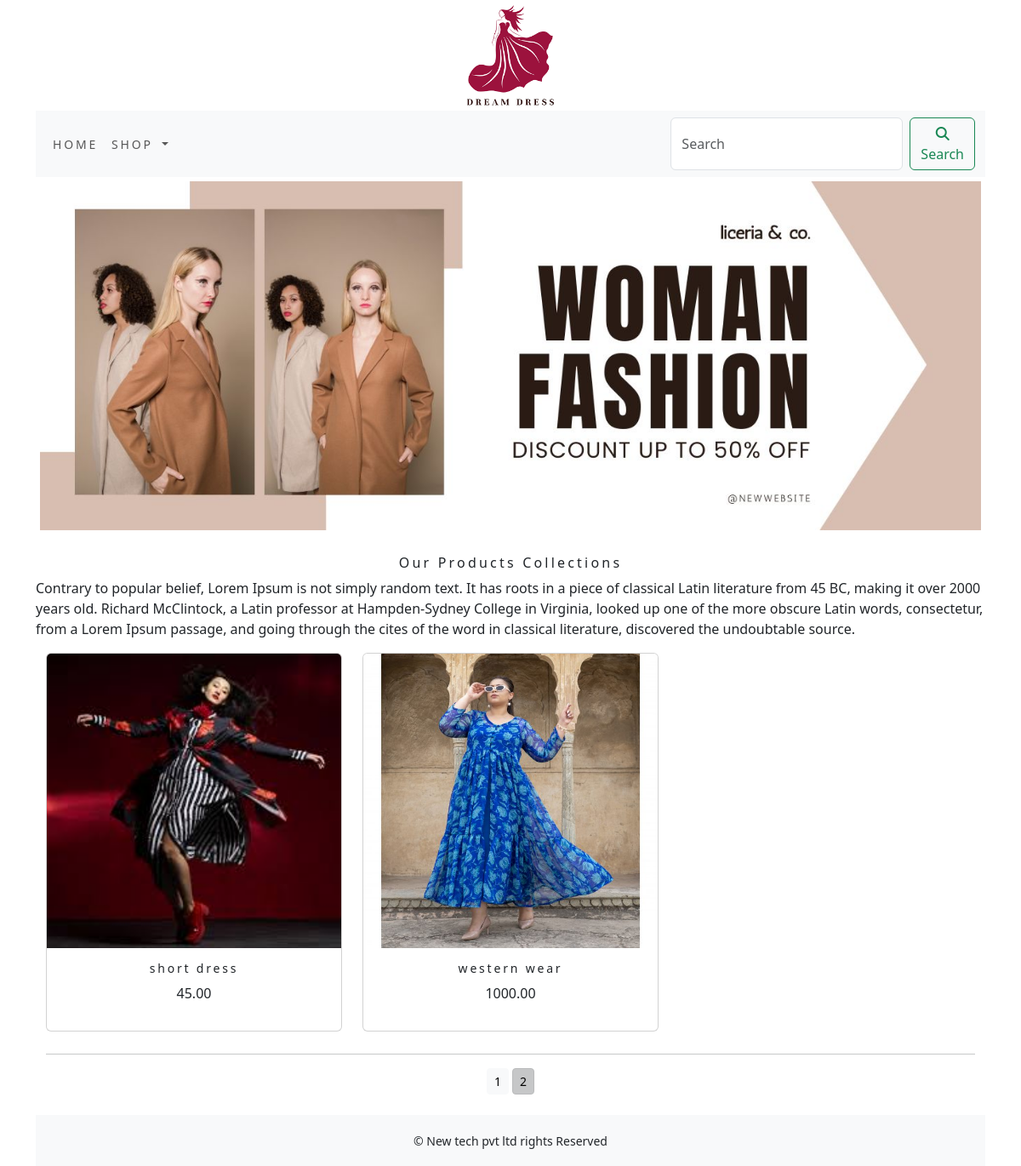
The page /shopapp/?page=2 on the database its author committed.
### shopapp/models.py (models this page shows, shortened)
class Product(models.Model):
    name = models.CharField(max_length=250, unique=True)
    slug = models.SlugField(max_length=250, unique=True)
    description = models.TextField(blank=True)
    price=models.DecimalField(max_digits=10,decimal_places=2)
    category=models.ForeignKey(Category,on_delete=models.CASCADE)
    image = models.ImageField(upload_to='product', blank=True)
    stock=models.IntegerField()
    available=models.BooleanField(default=True)
    created=models.DateTimeField(auto_now_add=True)
    updated=models.DateTimeField(auto_now=True)
    def get_url(self):
        return reverse('shopapp:prodCatdetail',args=[self.category.slug,self.slug])
    class Meta:
        ordering = ('name',)
        verbose_name = 'product'
        verbose_name_plural = 'products'

### shopapp/views.py (the view)
# urls.py: path('',views.allProdCat,name='allProdCat'),
def allProdCat(request,c_slug=None):
    c_page=None
    products_list=None
    if c_slug!=None:
        c_page=get_object_or_404(Category,slug=c_slug)
        products_list=Product.objects.all().filter(category=c_page,available=True)
    else:
        products_list=Product.objects.all().filter(available=True)
    paginator=Paginator(products_list,6)
    try:
        page=int(request.GET.get('page','1'))
    except:
        page=1
    try:
        products=paginator.page(page)
    except (EmptyPage,InvalidPage):
        products=paginator.page(paginator.num_pages)
    return render(request,"category.html",{'category':c_page,'products':products})

### cartapp/context_processors.py (called while the page is built)
def counter(request):
    item_count=0
    if 'admin' in request.path:
        return {}
    else:
        try:
           cart=Cart.objects.filter(cart_id=_cart_id(request))
           car_items=CartItem.objects.all().filter(cart=cart[:1])
           for cart_item in car_items:
               item_count += cart_item.quantity
        except Cart.DoesNotExist:
            item_count =0
    return dict(item_count=item_count)

### cartapp/views.py (called while the page is built)
def _cart_id(request):
    cart=request.session.session_key
    if not cart:
        cart=request.session.create()
    return cart

### shopapp/context_processors.py (called while the page is built)
def menu_links(request):
    links=Category.objects.all()
    return dict(links=links)

### shopapp/models.py (called while the page is built)
    def get_url(self):
        return reverse('shopapp:products_by_category',args=[self.slug])

### templates/category.html (shortened to what this page needs)
{% extends 'base.html' %}
{% load static %}
{% block content %}
<div class="mx_auto">
    {% if category %}
    <img class="my_image" src="{{category.image.url}}" alt="{{category.name}}">
</div>
   <br>
<div>
    <h1 class="text-center my_title">{{category.name}}</h1>
    <p class="text-justify">{{category.description}}</p>
</div>
   {% else %}
<div>
<img class="my_image my_image_padding" src="{% static 'img/ban.jpg' %}" alt="our products"width="1350px;" height="500px;">
    </div>
<br>
<div>
    <h1 class="text-center my_title">Our Products Collections</h1>
    <p class="text-justify">Contrary to popular belief, Lorem Ipsum is not simply random text. It has roots in a piece of classical Latin literature from 45 BC, making it over 2000 years old. Richard McClintock, a Latin professor at Hampden-Sydney College in Virginia, looked up one of the more obscure Latin words, consectetur, from a Lorem Ipsum passage, and going through the cites of the word in classical literature, discovered the undoubtable source.</p>
</div>
   {% endif %}
<div class="container">
    <div class="row mx_auto">
    {% for product in products.object_list %}
    <div class="my_bottom_margin col-9 col-sm-12 col-md-4  xol-lg-4">
        <div class="card text-center" style="min-width:18rem;">
            <a href="{{product.get_url}}"><img class="card-img-top my_image" src="{{product.image.url}}" alt="{{product.name}}"></a>
        <div class="card-body">
            <h4>{{product.name}}</h4>
            <p>{{product.price}}</p>
        </div>
        </div>
    </div>
    {% endfor %}
    </div>
    <div class="mx-auto">
        {% if products.paginator.num_pages > 1 %}
        <hr>
        <div class="text-center">
            {% for pg in products.paginator.page_range %}
              <a href="?page={{pg}}" class="btn btn-light btn-sm {% if products.number == pg %} active {% endif %}">{{pg}}</a>
            {% endfor %}
        </div>
       {% endif %}
    </div>
    <br>
</div>
{% endblock %}

### static/css/custom.css (style rules this page uses)
body { font-family: 'Roboto', sans-serif; }
.my_image { width:100%; height:auto; }
.my_title { font-size:16px; text_transform:uppercase; letter-spacing:.2em; }
.my_image_padding { padding:5px; }
.my_bottom_margin { margin-bottom:10px; }
.card-body h4 { font-size:14px; text_transform:uppercase; letter-spacing:.2em; }

### rows shown on the page
Product: image (picture), name "short dress", price "45.00"
Product: image (picture), name "western wear", price "1000.00"

### other values the page prints
{{ pg }} "1" "2"
